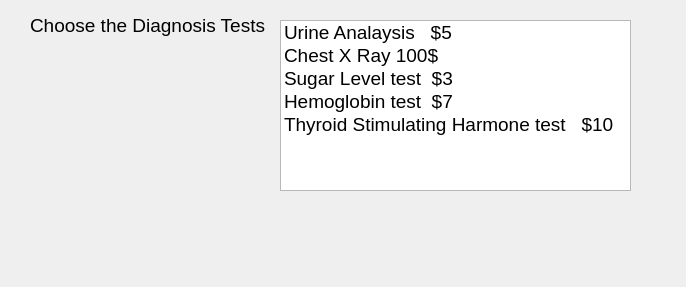
<?xml version="1.0" encoding="UTF-8"?>
<ui version="4.0">
 <class>Dialog</class>
 <widget class="QDialog" name="Dialog">
  <property name="geometry">
   <rect>
    <x>0</x>
    <y>0</y>
    <width>686</width>
    <height>287</height>
   </rect>
  </property>
  <property name="windowTitle">
   <string>Dialog</string>
  </property>
  <widget class="QListWidget" name="listWidgetDiagnosis">
   <property name="geometry">
    <rect>
     <x>280</x>
     <y>20</y>
     <width>351</width>
     <height>171</height>
    </rect>
   </property>
   <property name="font">
    <font>
     <pointsize>14</pointsize>
    </font>
   </property>
   <item>
    <property name="text">
     <string>Urine Analaysis   $5</string>
    </property>
   </item>
   <item>
    <property name="text">
     <string>Chest X Ray 100$</string>
    </property>
   </item>
   <item>
    <property name="text">
     <string>Sugar Level test  $3</string>
    </property>
   </item>
   <item>
    <property name="text">
     <string>Hemoglobin test  $7</string>
    </property>
   </item>
   <item>
    <property name="text">
     <string>Thyroid Stimulating Harmone test   $10</string>
    </property>
   </item>
  </widget>
  <widget class="QLabel" name="labelTest">
   <property name="geometry">
    <rect>
     <x>40</x>
     <y>230</y>
     <width>621</width>
     <height>31</height>
    </rect>
   </property>
   <property name="font">
    <font>
     <pointsize>14</pointsize>
    </font>
   </property>
   <property name="text">
    <string/>
   </property>
  </widget>
  <widget class="QLabel" name="label">
   <property name="geometry">
    <rect>
     <x>30</x>
     <y>10</y>
     <width>241</width>
     <height>31</height>
    </rect>
   </property>
   <property name="font">
    <font>
     <pointsize>14</pointsize>
    </font>
   </property>
   <property name="text">
    <string>Choose the Diagnosis Tests</string>
   </property>
  </widget>
 </widget>
 <resources/>
 <connections/>
</ui>
